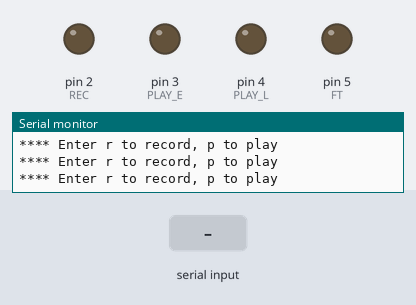
This sketch was run on a simulated Arduino Uno, built with avr-gcc and run on an emulated ATmega328P. On the bench: output pins drawn as LEDs (lit = HIGH), the last lines printed to the serial monitor. Inputs (shaded band) come from the test bench.

Above: at 1.2 s.
1.3 s: "p" received over Serial
At 1.51 s:
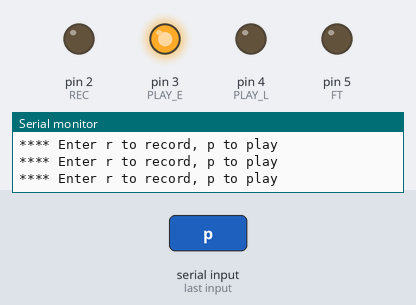
3.0 s: "r" received over Serial
At 3.8 s:
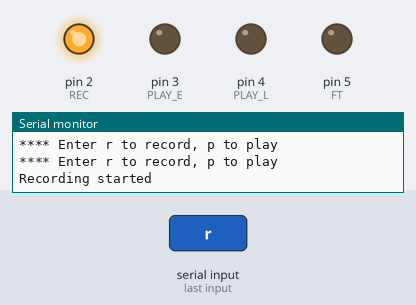
4.5 s: "l" received over Serial
At 6.8 s:
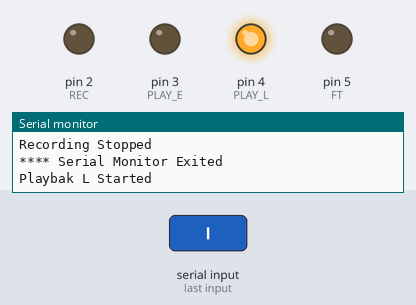
7.5 s: "R" received over Serial
At 9.2 s:
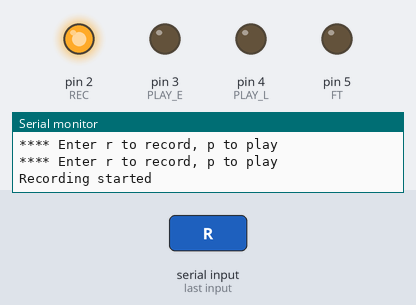
9.5 s: "L" received over Serial
At 13.0 s:
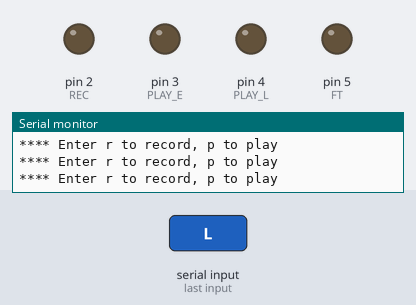
Timing chart, 0 to 13.5 s (numbered marks = the images above; inputs shaded):
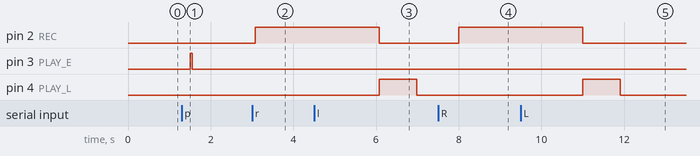

Measured:
- after the input at 1.3 s, pin 3 (PLAY_E): LOW → HIGH after 0.20 s, → LOW 0.05 s later
- after the input at 3.0 s, pin 2 (REC): LOW → HIGH after 0.08 s
- after the input at 4.5 s, pin 4 (PLAY_L): LOW → HIGH after 1.6 s, → LOW 0.90 s later
- after the input at 7.5 s, pin 2 (REC): LOW → HIGH after 0.50 s
- after the input at 9.5 s, pin 4 (PLAY_L): LOW → HIGH after 1.5 s, → LOW 0.90 s later

The sketch:

speaker.ino
```cpp
 /*
 * ISD1820 Arduino Voice Recorder
 * to record and playback sound using Arduino and ISD1820 Sound Recorder

 * Watch the video https://youtu.be/IfK8z_o5vbk
 * get this code from http://robojax.com/learn/arduino/
 * Get this code and other Arduino codes from Robojax.com

Learn Arduino step by step in structured course with all material, wiring diagram and library
all in once place. Purchase My course on Udemy.com http://robojax.com/L/?id=62

Get early access to my videos and have your name shown at the end of my vidoes by joining on  Patreon http://robojax.com/L/?id=63

/*
 * ISD1820 Arduino Voice Recorder
 * Code Written by Ahmad Shamshiri for Robojax.com
 * on Jan 04, 2018 at 08:57, in Ajax, Ontario, Canada
  * Permission granted to share this code given that this
 * note is kept with the code.
 * Disclaimer: this code is "AS IS" and for educational purpose only.
 */
#define REC 2 // pin 2 is used for recording
#define PLAY_E 3 // pin 3 is used for playback-edge trigger
// when PLAY_E goes HIGH device will playbak STARTS and continues
// ISD1820 Arduino Voice Recorder for Robojax.com

#define PLAY_L 4 // pin 4 is used for playback
// when PLAY_L is HIGH it will playback. As soon as it goes LOW playback STOPS
// So you have to keep it HIGH to keep playing


#define FT 5 // pin 5 is used for feed through
// if the SPI (speaker) pin is used to send Audio to other device,
// set FT to high and any audio from microphone will pass through the SPI connector
// and will NOT record

#define playTime 5 // playback time 5 seconds
#define recordTime 3000 // recording time 3 seconds
#define playLTime 900 // press and release playback time 0.9 seconds

void setup()
{
  // ISD1820 Arduino Voice Recorder for Robojax.com
  pinMode(REC,OUTPUT);// set the REC pin as output
  pinMode(PLAY_L,OUTPUT);// set the PLAY_L pin as output
  pinMode(PLAY_E,OUTPUT);// set the PLAY_e pin as output
  pinMode(FT,OUTPUT);// set the FT pin as output
  Serial.begin(9600);// set up Serial monitor
}

void loop() {
  // ISD1820 Arduino Voice Recorder for Robojax.com
    while (Serial.available() > 0) {
          char inChar = (char)Serial.read();
            if(inChar =='p' || inChar =='P'){
            digitalWrite(PLAY_E, HIGH);
            delay(50);
            digitalWrite(PLAY_E, LOW);
              Serial.println("Playbak Started");
            delay(playTime);

              Serial.println("Playbak Ended");
            //break;
            }// if
            else if(inChar =='r' || inChar =='R'){
              digitalWrite(REC, HIGH);
              Serial.println("Recording started");
              delay(recordTime);
              digitalWrite(REC, LOW);
              Serial.println("Recording Stopped ");
            }
            else if(inChar =='l' || inChar =='L'){
            digitalWrite(PLAY_L, HIGH);
              Serial.println("Playbak L Started");
            delay(playLTime);
            digitalWrite(PLAY_L, LOW);
              Serial.println("Playbak L Ended");
            }
    // ISD1820 Arduino Voice Recorder for Robojax.com
      Serial.println("**** Serial Monitor Exited");
    }// wihile
Serial.println("**** Enter r to record, p to play");

  delay(500);
}
```
